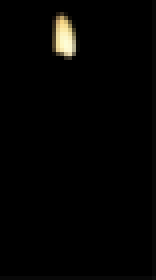
#> input picture RGBvsHSV/readfiles/ImgFromDigitalCamera/roi_sproutScaled.tif, 39 x 70 px, given in place of NGR_sprout.tif, which was not available (shown 4 times larger)
$ python image_tutorial-1.py   (Python 2 division)
#> lines starting #> are read from the running program, lines starting #| are printed output that depends on the picture; pictures that were not available may be replaced by others from this repository, and a replacement may not be noted
# -*- coding: utf-8 -*-

import numpy as np
import matplotlib.pyplot as plt
import pylab as pl
from mpl_toolkits.mplot3d import Axes3D
import matplotlib.image as mpimg
import cv2

def randrange(n, vmin, vmax):
    return (vmax-vmin)*np.random.rand(n) + vmin

def getRGB(img):
    # Array slicing. OpenCV use BRG, but matplotlib use RGB
    r = img[:,:,0]
    g = img[:,:,1]
    b = img[:,:,2]
    return r,g,b

def getHSV(img):
    # Array slicing. OpenCV use BRG, but matplotlib use RGB
    # Get the R channel:

    # First convert the rgb image into HSV, using OpenCV
    imgHSV = cv2.cvtColor(img, cv2.COLOR_RGB2HSV)
    h = imgHSV[:,:,0]
    s = imgHSV[:,:,1]
    v = imgHSV[:,:,2]
    return h,s,v

def main():

    roi = mpimg.imread('/home/christian/workspace_python/MasterThesis/RGBvsHSV/readfiles/ImgFromWebcamera/NGR_sprout.tif')
#> roi is the input picture: shape (70, 39, 4); mean R, G, B, A 3.8, 3.5, 2.6, 254.7

    # [15 lines of commented-out code are left out]
    sprout = mpimg.imread('/home/christian/workspace_python/MasterThesis/RGBvsHSV/readfiles/ImgFromWebcamera/NGR_sprout22.tif')
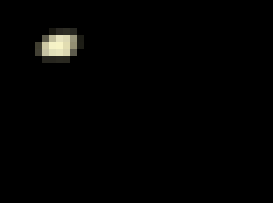
#> input picture RGBvsHSV/readfiles/ImgFromWebcamera/roi_sproutScaled.tif, 39 x 29 px, given in place of NGR_sprout22.tif, which was not available (shown 7 times larger)
#> sprout is the input picture: shape (29, 39, 4); mean R, G, B, A 3, 3, 2.4, 255
    sprout = np.flipud(sprout)
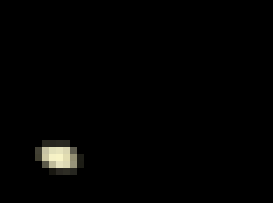
#> sprout: shape (29, 39, 4) (shown 7 times larger); mean R, G, B, A 3, 3, 2.4, 255

    # [10 lines of commented-out code are left out]
    seed = mpimg.imread('/home/christian/workspace_python/MasterThesis/RGBvsHSV/readfiles/ImgFromWebcamera/NGR_seed22.tif')
    seed = np.flipud(seed)

    # [6 lines of commented-out code are left out]
    background = mpimg.imread('/home/christian/workspace_python/MasterThesis/RGBvsHSV/readfiles/ImgFromWebcamera/roi_backgroundScaled.tif')
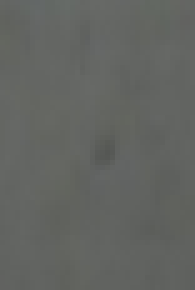
#> input picture RGBvsHSV/readfiles/ImgFromWebcamera/roi_backgroundScaled.tif, 39 x 58 px, found by its file name (shown 5 times larger)
#> background is the input picture: shape (58, 39, 4); mean R, G, B, A 98.4, 100.4, 97, 255
    background = np.flipud(background)

    # Plot the 3D plot for RGB
    sizeOfDataPoints = 40
    markers = 'x'
    fig1 = plt.figure()
    ax = fig1.add_subplot(111, projection='3d')
    ax.set_title('3D plot for RGB map', fontsize = 20)

    # Now trying to cut down all pixels, that contains

    # This for loop only iterate 3 times, since we have " for c, m, ....., in [ (stuff1), (stuff2), (stuff3) ]
    for c, m, image, label in [('r', markers, sprout, 'Sprout'), ('g', markers, seed, 'Seed'), ('b', markers, background, 'Background')]:
        r, g, b = getRGB(image)
        ax.scatter(r, g, b, s=sizeOfDataPoints, c=c, marker=m, label=label)
#> this loop made 3 passes
#> (c, label) on passes 1 to 3: ('r', 'Sprout'), ('g', 'Seed'), ('b', 'Background')
    print "done loop"


    ax.set_xlabel('R value')
    ax.set_ylabel('G value')
    ax.set_zlabel('B value')
    ax.set_xlim(0,255)
    ax.set_ylim(0,255)
    ax.set_zlim(0,255)

    # # A hack for getting the legend.
    red_proxy = plt.Rectangle((0, 0), 1, 1, fc="r")
    green_proxy = plt.Rectangle((0, 0), 1, 1, fc="g")
    blue_proxy = plt.Rectangle((0, 0), 1, 1, fc="b")
    ax.legend([red_proxy,green_proxy, blue_proxy],['Sprout', 'Seed', 'Background'], loc = 'upper right')

    # Plot the 3D plot for HSV
    fig2 = plt.figure()
    ax = fig2.add_subplot(111, projection='3d')
    ax.set_title('3D plot for HSV map', fontsize = 20)

    print "Now for the HSV"
    for c, m, image in [('r', markers, sprout), ('g', markers, seed), ('b', markers, background)]:
        h,s,v = getHSV(image)
        print h, s, v
        ax.scatter(h, s, v, s=sizeOfDataPoints, c=c, marker=m)
#> this loop made 3 passes
#> (printed output is left out)
#> pass 1, in getHSV, `h = imgHSV[:,:,0]`:
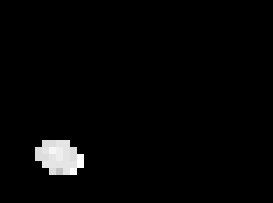
#> h: shape (29, 39) (shown 7 times larger); min 0, max 30, mean 0.6; drawn with min black and max white
#> after the loop:
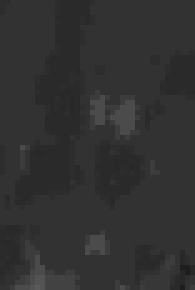
#> h: shape (58, 39) (shown 5 times larger); min 30, max 90, mean 49.3

    ax.set_xlabel('H value')
    ax.set_ylabel('S value')
    ax.set_zlabel('V value')
    ax.set_xlim(0,180)  # The hue range is setted to be from 0 til 180
    ax.set_ylim(0,255)
    ax.set_zlim(0,255)

    # A hack for getting the legend.
    red_proxy = plt.Rectangle((0, 0), 1, 1, fc="r")
    green_proxy = plt.Rectangle((0, 0), 1, 1, fc="g")
    blue_proxy = plt.Rectangle((0, 0), 1, 1, fc="b")
    ax.legend([red_proxy,green_proxy, blue_proxy],['Sprout','Seed', 'Background'], loc = 'upper right')


    plt.show(block = True)
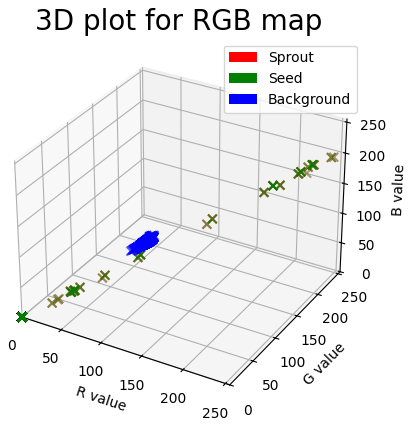
#> figure drawn by matplotlib, 1 panel
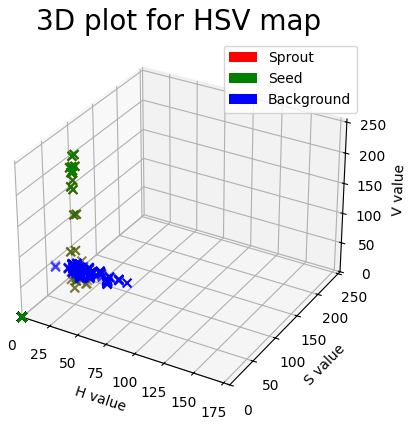
#> figure drawn by matplotlib, 1 panel

    # [14 lines of commented-out code are left out]

if __name__ == '__main__':
    main()


# [48 lines of commented-out code are left out]
